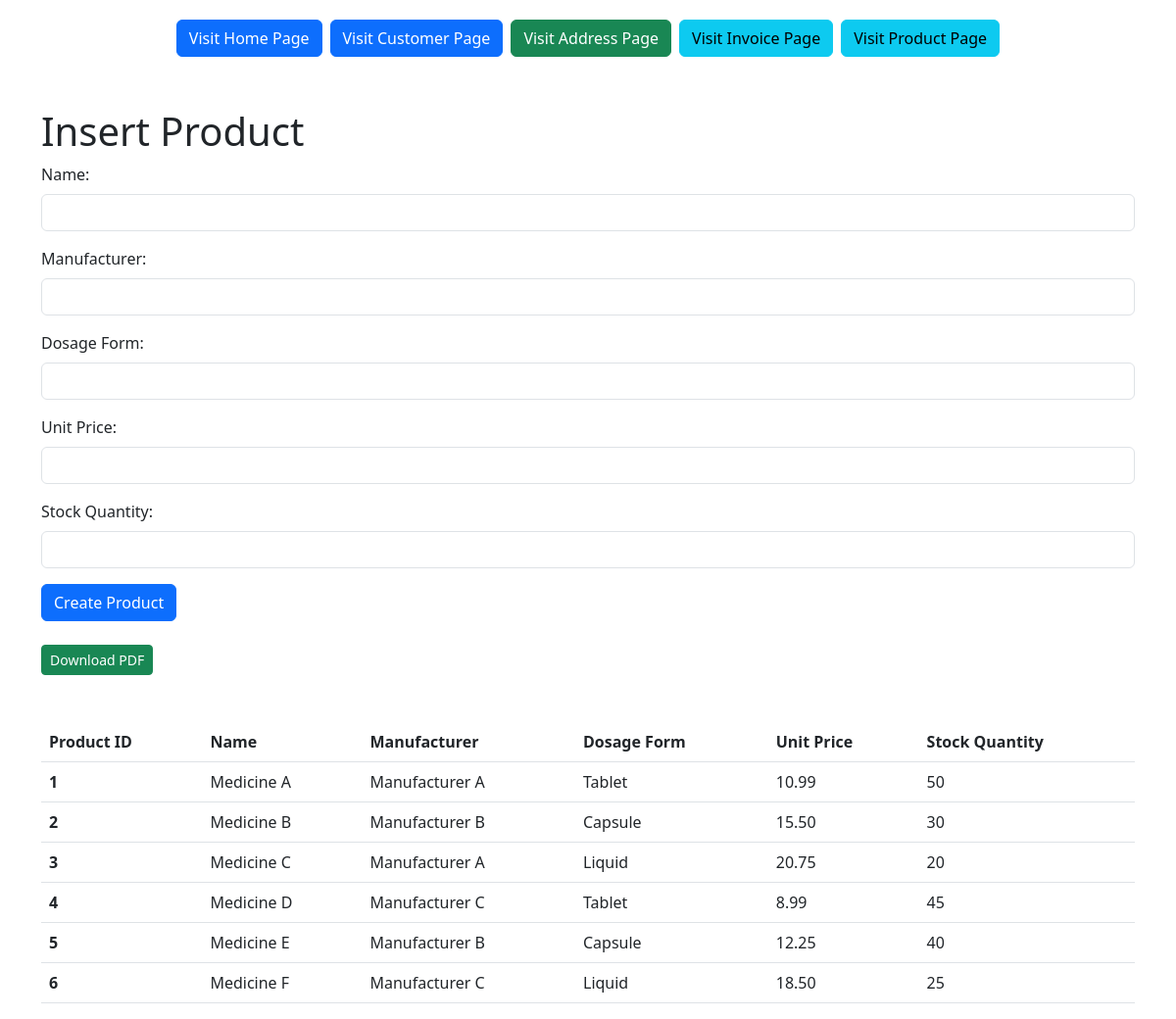
/products.php, run on the app's committed database.
### tables this page shows
CREATE TABLE IF NOT EXISTS `Products` (
  `product_id` INT NOT NULL AUTO_INCREMENT,
  `name` VARCHAR(45) NULL,
  `manufacturer` VARCHAR(45) NULL,
  `dosage_form` VARCHAR(45) NULL,
  `unit_price` VARCHAR(45) NULL,
  `stock_quantity` VARCHAR(45) NULL,
  PRIMARY KEY (`product_id`));

### products.php (the view, shortened to what this page needs)
<?php
include "db.php";
$sql = "SELECT * FROM Products";
$result = $conn->query($sql);
?>
<!DOCTYPE html>
<html lang="en">
<head>
    <link href="https://cdn.jsdelivr.net/npm/bootstrap@5.3.0/dist/css/bootstrap.min.css" rel="stylesheet">
</head>
<body>
<div class="mt-3  d-flex justify-content-center">
<a href="index.php" class="btn btn-primary m-1">Visit Home Page</a>
        <a href="customer.php" class="btn btn-primary m-1">Visit Customer Page</a>
        <a href="address.php" class="btn btn-success m-1">Visit Address Page</a>
        <a href="invoice.php" class="btn btn-info m-1">Visit Invoice Page</a>
        <a href="products.php" class="btn btn-info m-1">Visit Product Page</a>
    </div>
    <div class="container mt-5">
        <h1>Insert Product</h1>
        <form method="post" action="<?php echo htmlspecialchars($_SERVER["PHP_SELF"]); ?>">
            <div class="mb-3">
                <label for="name" class="form-label">Name:</label>
                <input type="text" class="form-control" name="name" required>
            </div>
            <div class="mb-3">
                <label for="manufacturer" class="form-label">Manufacturer:</label>
                <input type="text" class="form-control" name="manufacturer" required>
            </div>
            <div class="mb-3">
                <label for="dosage_form" class="form-label">Dosage Form:</label>
                <input type="text" class="form-control" name="dosage_form" required>
            </div>
            <div class="mb-3">
                <label for="unit_price" class="form-label">Unit Price:</label>
                <input type="text" class="form-control" name="unit_price" required>
            </div>
            <div class="mb-3">
                <label for="stock_quantity" class="form-label">Stock Quantity:</label>
                <input type="text" class="form-control" name="stock_quantity" required>
            </div>
            <button type="submit" class="btn btn-primary" name="create">Create Product</button>
        </form>
        <a href='products_pdfg.php' class='mt-4 btn btn-success btn-sm'>Download PDF</a>
    </div>
    <div class="container mt-5">
        <table class="table">
            <thead>
                <tr>
                    <th scope="col">Product ID</th>
                    <th scope="col">Name</th>
                    <th scope="col">Manufacturer</th>
                    <th scope="col">Dosage Form</th>
                    <th scope="col">Unit Price</th>
                    <th scope="col">Stock Quantity</th>
                </tr>
            </thead>
            <tbody>
                <?php
                if ($result->num_rows > 0) {
                    while ($row = $result->fetch_assoc()) {
                        echo "<tr>";
                        echo "<th scope='row'>" . $row["product_id"] . "</th>";
                        echo "<td>" . $row["name"] . "</td>";
                        echo "<td>" . $row["manufacturer"] . "</td>";
                        echo "<td>" . $row["dosage_form"] . "</td>";
                        echo "<td>" . $row["unit_price"] . "</td>";
                        echo "<td>" . $row["stock_quantity"] . "</td>";
                        echo "</tr>";
                    }
                } else {
                    echo "<tr><td colspan='6'>No products found</td></tr>";
                }
                ?>
            </tbody>
        </table>
    </div>
</body>
</html>

### data on the page
products: product_id "1", name "Medicine A", manufacturer "Manufacturer A", dosage_form "Tablet", unit_price "10.99", stock_quantity "50"
products: product_id "2", name "Medicine B", manufacturer "Manufacturer B", dosage_form "Capsule", unit_price "15.50", stock_quantity "30"
products: product_id "3", name "Medicine C", manufacturer "Manufacturer A", dosage_form "Liquid", unit_price "20.75", stock_quantity "20"
products: product_id "4", name "Medicine D", manufacturer "Manufacturer C", dosage_form "Tablet", unit_price "8.99", stock_quantity "45"
products: product_id "5", name "Medicine E", manufacturer "Manufacturer B", dosage_form "Capsule", unit_price "12.25", stock_quantity "40"
products: product_id "6", name "Medicine F", manufacturer "Manufacturer C", dosage_form "Liquid", unit_price "18.50", stock_quantity "25"
